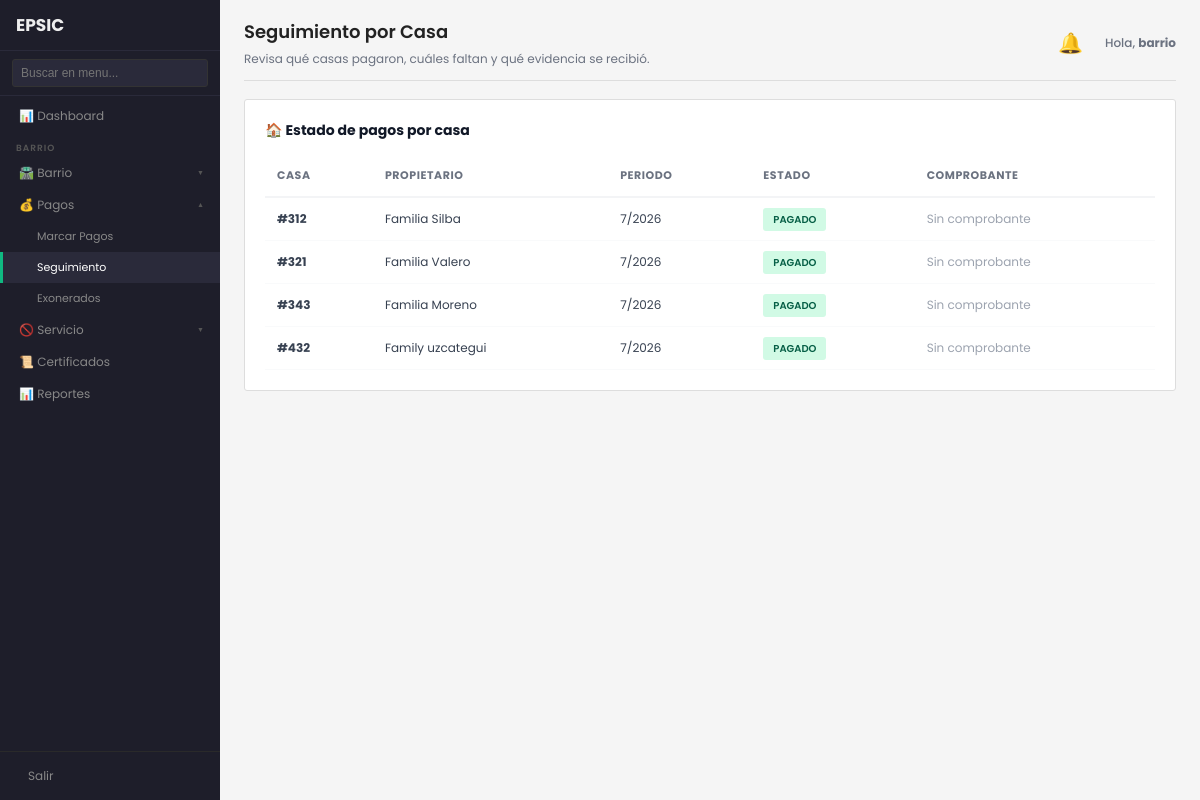
The page /views/barrio/seguimiento_pagos.php (signed in) on the database its author committed.
### tables this page shows
CREATE TABLE `usuarios` (
  `id` int(11) NOT NULL,
  `nombre` varchar(50) NOT NULL,
  `apellido` varchar(50) NOT NULL,
  `email` varchar(100) NOT NULL,
  `genero` enum('M','F','Otro') DEFAULT NULL,
  `fecha_nacimiento` date DEFAULT NULL,
  `password_hash` varchar(255) NOT NULL,
  `rol_id` int(11) NOT NULL DEFAULT 4,
  `creado_en` timestamp NULL DEFAULT current_timestamp()
);

CREATE TABLE `cobros` (
  `id` int(11) NOT NULL,
  `vivienda_id` int(11) NOT NULL,
  `mes` int(11) NOT NULL,
  `anio` int(11) NOT NULL,
  `monto` decimal(10,2) NOT NULL,
  `fecha_emision` date NOT NULL,
  `fecha_vencimiento` date NOT NULL,
  `estado` enum('Pendiente','Pagado','Vencido') DEFAULT 'Pendiente',
  `recaudacion_id` int(11) DEFAULT NULL,
  `tipo_cobro` varchar(30) NOT NULL DEFAULT 'Servicio',
  `estado_verificacion` varchar(20) NOT NULL DEFAULT 'Pendiente',
  `verificado_por` int(11) DEFAULT NULL,
  `verificado_en` timestamp NULL DEFAULT NULL,
  `motivo_rechazo` text DEFAULT NULL,
  `comprobante_calle` varchar(255) DEFAULT NULL,
  `comprobante_barrio` varchar(255) DEFAULT NULL,
  `observaciones` text DEFAULT NULL,
  `fecha_confirmacion_calle` date DEFAULT NULL,
  `fecha_confirmacion_barrio` date DEFAULT NULL,
  `lote_calle_id` int(11) DEFAULT NULL,
  `referencia_pago` varchar(100) DEFAULT NULL
);

CREATE TABLE `viviendas` (
  `id` int(11) NOT NULL,
  `barrio_id` int(11) NOT NULL,
  `calle_id` int(11) DEFAULT NULL,
  `propietario` varchar(100) NOT NULL,
  `telefono` varchar(20) DEFAULT NULL,
  `direccion` varchar(255) NOT NULL,
  `numero_casa` varchar(20) DEFAULT NULL,
  `referencia` varchar(255) DEFAULT NULL,
  `estado_servicio` enum('Activo','Suspendido','Anulado') DEFAULT 'Activo',
  `fecha_registro` timestamp NULL DEFAULT current_timestamp()
);

### app/helpers.php (called while the page is built, shortened)
<?php
function check_dashboard_access($allowed_roles = [1]) {
    global $pdo;
    $sid = $_SESSION['active_sid'] ?? 'main';
    $user_id = $_SESSION['identities'][$sid]['user_id'] ?? $_SESSION['user_id'] ?? null;
    $stmt = $pdo->prepare("SELECT u.id, u.nombre, u.apellido, u.email, u.rol_id, r.nombre as rol_nombre
                           FROM usuarios u JOIN roles r ON u.rol_id = r.id
                           WHERE u.id = ?");
    $stmt->execute([$user_id]);
    $user = $stmt->fetch(PDO::FETCH_ASSOC);
    return $user;
}
?>

### views/barrio/seguimiento_pagos.php (the view, shortened to what this page needs)
<?php
global $pdo;
require_once __DIR__ . '/../../app/helpers.php';
if (empty($pdo)) {
    $pdo = (new mainModel())->conectar();
}
$user = check_dashboard_access([5]);
$barrioStmt = $pdo->prepare("SELECT b.id, b.nombre FROM detalles_encargado_barrio d JOIN barrios b ON d.barrio_id = b.id WHERE d.usuario_id = ?");
$barrioStmt->execute([$user['id']]);
$barrio = $barrioStmt->fetch(PDO::FETCH_ASSOC);
$barrio_id = $barrio['id'] ?? 0;
$sql = "SELECT v.id, v.propietario, v.numero_casa, v.direccion, v.estado_servicio, c.id as cobro_id, c.monto, c.estado, c.tipo_cobro, c.mes, c.anio, c.comprobante_calle, c.comprobante_barrio, c.observaciones, c.fecha_confirmacion_calle, c.fecha_confirmacion_barrio
        FROM viviendas v
        LEFT JOIN cobros c ON c.vivienda_id = v.id
        WHERE v.barrio_id = ?
        ORDER BY v.numero_casa, c.mes, c.anio";
$stmt = $pdo->prepare($sql);
$stmt->execute([$barrio_id]);
$casas = $stmt->fetchAll(PDO::FETCH_ASSOC);
$header_title = "Seguimiento por Casa";
$header_subtitle = "Revisa qué casas pagaron, cuáles faltan y qué evidencia se recibió.";
?>
<div class="card">
  <h3 style="margin-top:0; color:#111827;">🏠 Estado de pagos por casa</h3>
  <div class="table-wrap">
    <table class="table-mini" style="width:100%; border-collapse:collapse;">
      <thead>
        <tr style="text-align:left; border-bottom:2px solid #F3F4F6;">
          <th style="padding:12px;">Casa</th>
          <th style="padding:12px;">Propietario</th>
          <th style="padding:12px;">Periodo</th>
          <th style="padding:12px;">Estado</th>
          <th style="padding:12px;">Comprobante</th>
        </tr>
      </thead>
      <tbody>
        <?php foreach ($casas as $c): ?>
          <tr style="border-bottom:1px solid #F3F4F6;">
            <td style="padding:12px; font-weight:700;">#<?= htmlspecialchars($c['numero_casa'] ?? '') ?></td>
            <td style="padding:12px;"><?= htmlspecialchars($c['propietario']) ?></td>
            <td style="padding:12px;"><?= $c['mes'] ? $c['mes'] . '/' . $c['anio'] : 'Sin periodo' ?></td>
            <td style="padding:12px;">
              <?php $estado = $c['estado'] ?? 'Sin registro'; ?>
              <span class="badge" style="background: <?= $estado === 'Pagado' ? '#D1FAE5' : '#FEE2E2' ?>; color: <?= $estado === 'Pagado' ? '#065F46' : '#991B1B' ?>;">
                <?= htmlspecialchars($estado) ?>
              </span>
            </td>
            <td style="padding:12px;">
              <?php if (!empty($c['comprobante_barrio']) || !empty($c['comprobante_calle'])): ?>
                <?php $img = $c['comprobante_barrio'] ?: $c['comprobante_calle']; ?>
                <a href="#" data-url="<?= htmlspecialchars($img) ?>" onclick="return openComprobanteModal(this)" class="badge" style="background:#E0F2FE;color:#0369A1;text-decoration:none;">Ver evidencia</a>
              <?php else: ?>
                <span style="color:#9CA3AF;">Sin comprobante</span>
              <?php endif; ?>
            </td>
          </tr>
        <?php endforeach; ?>
      </tbody>
    </table>
  </div>
</div>
<?php
$content = ob_get_clean();
include __DIR__ . '/../layouts/dashboard_layout.php';
?>

### views/layouts/dashboard_layout.php (shortened to what this page needs)
<!DOCTYPE html>
<html lang="es">
<head>
  <link rel="stylesheet" href="/reciclaje/assets/css/style.css">
</head>
<body>
  <?php
  $notificaciones = [];
  $notif_count = count($notificaciones);
  ?>
  <?php include __DIR__ . '/../components/sidebar.php'; ?>
  <main class="main">
    <header class="header">
      <div style="display: flex; align-items: center; gap: 12px;">
        <div>
          <h1><?php echo $header_title ?? 'Panel de Control'; ?></h1>
          <div style="color: #6B7280; margin-top: 5px;"><?php echo $header_subtitle ?? ''; ?></div>
        </div>
      </div>
      <div style="display:flex; align-items:center; gap:12px;">
        <div class="notif-wrap">
          <button class="notif-bell" onclick="toggleNotif(event)" title="Notificaciones">
            🔔<?php if($notif_count > 0): ?><span class="notif-badge"><?= $notif_count ?></span><?php endif; ?>
          </button>
        </div>
        <div class="user-info">
          <?php echo $user_greeting ?? 'Hola'; ?>, <strong><?php echo htmlspecialchars($user['nombre']); ?></strong>
        </div>
      </div>
    </header>
    <?php echo $content; ?>
  </main>
</body>
</html>

### rows shown on the page
usuarios: nombre "barrio"
cobros: vivienda.numero_casa "312", vivienda.propietario "Familia Silba", mes "7", anio "2026", estado "PAGADO", shows "Sin comprobante"
cobros: vivienda.numero_casa "321", vivienda.propietario "Familia Valero", mes "7", anio "2026", estado "PAGADO", shows "Sin comprobante"
cobros: vivienda.numero_casa "343", vivienda.propietario "Familia Moreno", mes "7", anio "2026", estado "PAGADO", shows "Sin comprobante"
cobros: vivienda.numero_casa "432", vivienda.propietario "Family uzcategui", mes "7", anio "2026", estado "PAGADO", shows "Sin comprobante"

### other values the page prints
$header_title "Seguimiento por Casa"
$header_subtitle "Revisa qué casas pagaron, cuáles faltan y qué evidencia se recibió."
$user_greeting "Hola"
